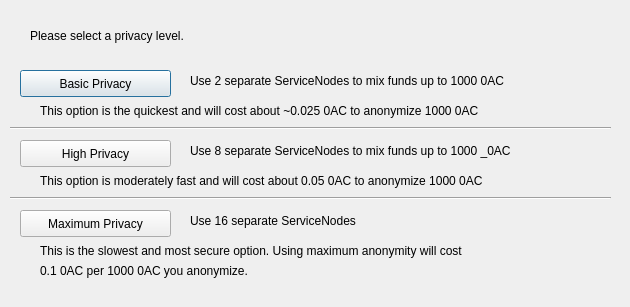
<?xml version="1.0" encoding="UTF-8"?>
<ui version="4.0">
 <class>PrivateSendConfig</class>
 <widget class="QDialog" name="PrivateSendConfig">
  <property name="geometry">
   <rect>
    <x>0</x>
    <y>0</y>
    <width>630</width>
    <height>307</height>
   </rect>
  </property>
  <property name="windowTitle">
   <string>Configure PrivateSend</string>
  </property>
  <widget class="QPushButton" name="buttonBasic">
   <property name="geometry">
    <rect>
     <x>20</x>
     <y>70</y>
     <width>151</width>
     <height>27</height>
    </rect>
   </property>
   <property name="text">
    <string>Basic Privacy</string>
   </property>
  </widget>
  <widget class="QPushButton" name="buttonHigh">
   <property name="geometry">
    <rect>
     <x>20</x>
     <y>140</y>
     <width>151</width>
     <height>27</height>
    </rect>
   </property>
   <property name="text">
    <string>High Privacy</string>
   </property>
  </widget>
  <widget class="QPushButton" name="buttonMax">
   <property name="geometry">
    <rect>
     <x>20</x>
     <y>210</y>
     <width>151</width>
     <height>27</height>
    </rect>
   </property>
   <property name="text">
    <string>Maximum Privacy</string>
   </property>
  </widget>
  <widget class="QLabel" name="label">
   <property name="geometry">
    <rect>
     <x>30</x>
     <y>20</y>
     <width>571</width>
     <height>31</height>
    </rect>
   </property>
   <property name="text">
    <string>Please select a privacy level.</string>
   </property>
  </widget>
  <widget class="QLabel" name="label_2">
   <property name="geometry">
    <rect>
     <x>190</x>
     <y>70</y>
     <width>421</width>
     <height>21</height>
    </rect>
   </property>
   <property name="text">
    <string>Use 2 separate ServiceNodes to mix funds up to 1000 0AC</string>
   </property>
  </widget>
  <widget class="QLabel" name="label_3">
   <property name="geometry">
    <rect>
     <x>190</x>
     <y>140</y>
     <width>411</width>
     <height>21</height>
    </rect>
   </property>
   <property name="text">
    <string>Use 8 separate ServiceNodes to mix funds up to 1000 _0AC</string>
   </property>
  </widget>
  <widget class="QLabel" name="label_4">
   <property name="geometry">
    <rect>
     <x>190</x>
     <y>210</y>
     <width>421</width>
     <height>21</height>
    </rect>
   </property>
   <property name="text">
    <string>Use 16 separate ServiceNodes</string>
   </property>
  </widget>
  <widget class="QLabel" name="label_6">
   <property name="geometry">
    <rect>
     <x>40</x>
     <y>100</y>
     <width>561</width>
     <height>21</height>
    </rect>
   </property>
   <property name="text">
    <string>This option is the quickest and will cost about ~0.025 0AC to anonymize 1000 0AC</string>
   </property>
  </widget>
  <widget class="QLabel" name="label_7">
   <property name="geometry">
    <rect>
     <x>40</x>
     <y>170</y>
     <width>561</width>
     <height>21</height>
    </rect>
   </property>
   <property name="text">
    <string>This option is moderately fast and will cost about 0.05 0AC to anonymize 1000 0AC</string>
   </property>
  </widget>
  <widget class="QLabel" name="label_8">
   <property name="geometry">
    <rect>
     <x>40</x>
     <y>240</y>
     <width>561</width>
     <height>21</height>
    </rect>
   </property>
   <property name="text">
    <string>This is the slowest and most secure option. Using maximum anonymity will cost</string>
   </property>
  </widget>
  <widget class="QLabel" name="label_9">
   <property name="geometry">
    <rect>
     <x>40</x>
     <y>260</y>
     <width>561</width>
     <height>21</height>
    </rect>
   </property>
   <property name="text">
    <string>0.1 0AC per 1000 0AC you anonymize.</string>
   </property>
  </widget>
  <widget class="Line" name="line">
   <property name="geometry">
    <rect>
     <x>10</x>
     <y>120</y>
     <width>601</width>
     <height>16</height>
    </rect>
   </property>
   <property name="orientation">
    <enum>Qt::Horizontal</enum>
   </property>
  </widget>
  <widget class="Line" name="line_2">
   <property name="geometry">
    <rect>
     <x>10</x>
     <y>190</y>
     <width>601</width>
     <height>16</height>
    </rect>
   </property>
   <property name="orientation">
    <enum>Qt::Horizontal</enum>
   </property>
  </widget>
 </widget>
 <resources/>
 <connections/>
</ui>
